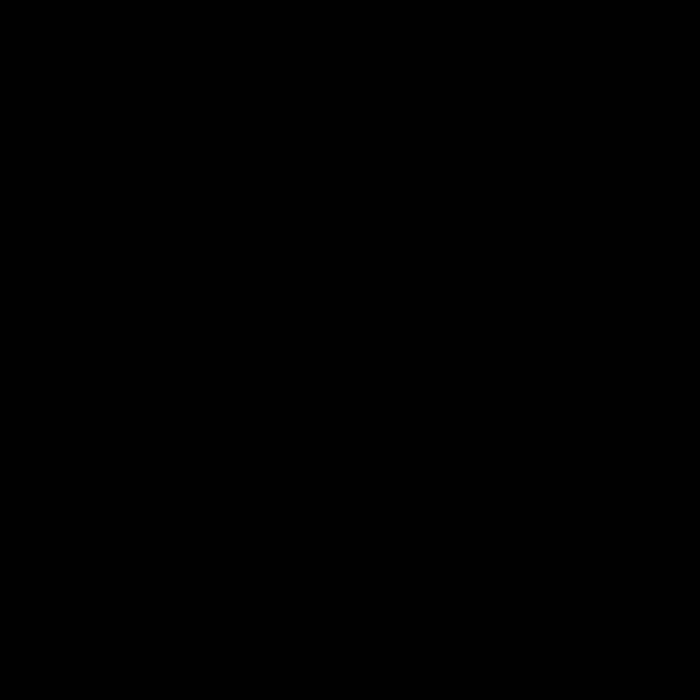
Frame 1 (no input)
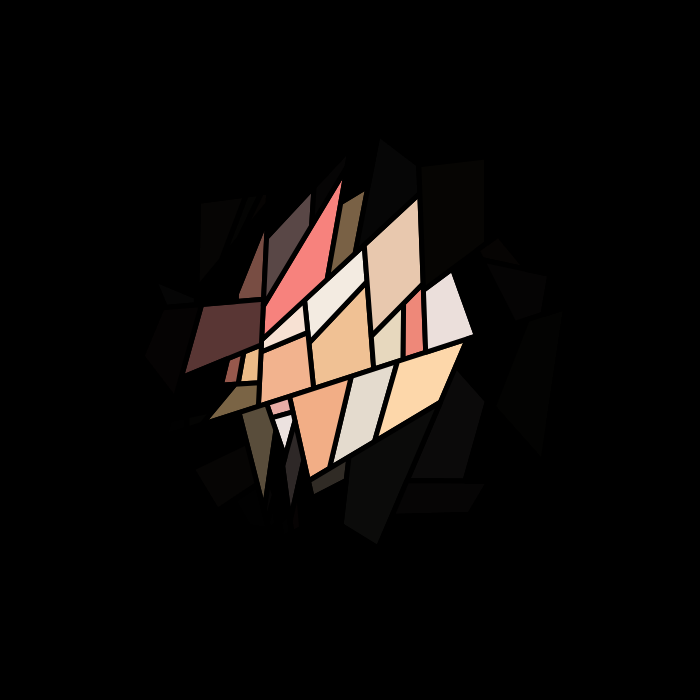
Frame 60 (no input)
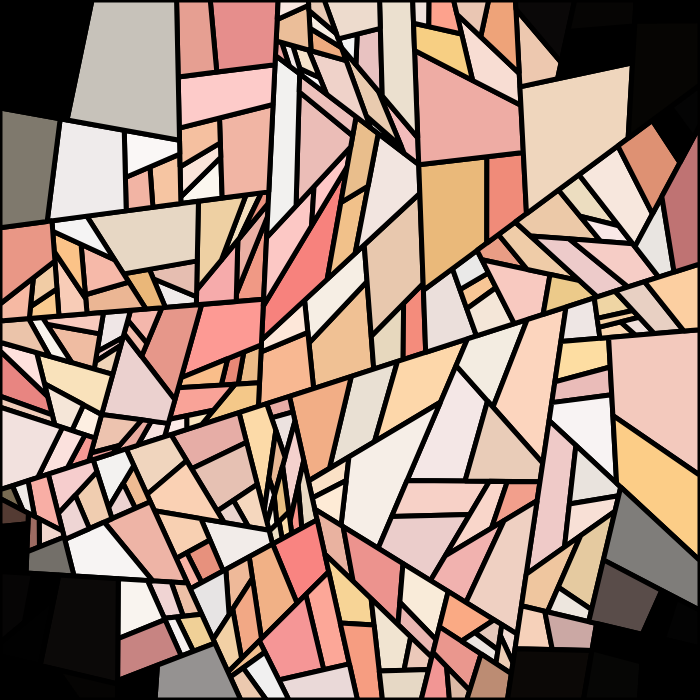
Frame 120 (the mouse pressed at the canvas centre since frame 60)

The p5.js sketch that drew these frames (run headless with seeded random() and noise() and a simulated clock; from frame 60 on, the mouse is pressed at the canvas centre):

// p5.js sketch
// ── sketch.js
// @ts-check
/// <reference types="p5/global" />

// ============================================
// p5.js Sketch 模板
// ============================================

// 設定原始畫布尺寸（你的設計基準尺寸）
// 修改這裡來設定你的作品尺寸
const BASE_WIDTH = 700;
const BASE_HEIGHT = 700;

// ============================================
// 全域變數
// ============================================

let scaleRatio = 1;
let canvasWidth = BASE_WIDTH;
let canvasHeight = BASE_HEIGHT;
let p5Initialized = false;

let quads = [];

// 在這裡宣告你的自訂變數
// 例如：
// let x = 0;
// let y = 0;
// let speed = 2;

// ============================================
// 控制訊息監聽（用於暫停/播放功能）
// ============================================

window.addEventListener("message", function (event) {
  if (!p5Initialized) return; // 等待 p5.js 初始化完成

  if (event.data && event.data.type === "pause-sketch") {
    // 暫停動畫
    noLoop();
  } else if (event.data && event.data.type === "play-sketch") {
    // 繼續播放動畫
    loop();
  }
});

// ============================================
// p5.js 設定函數
// ============================================

async function setup() {
  // 取得容器
  const container = document.getElementById("p5-canvas-wrapper");
  if (!container) {
    // 如果沒有容器，使用預設尺寸
    createCanvas(BASE_WIDTH, BASE_HEIGHT);
    pixelDensity(1);

    // 初始化你的創作
    initSketch();
    p5Initialized = true; // 標記 p5.js 已初始化
    return;
  }

  // 計算容器尺寸（使用 requestAnimationFrame 確保 DOM 已準備好）
  let containerWidth =
    container.offsetWidth || container.clientWidth || window.innerWidth;
  let containerHeight =
    container.offsetHeight || container.clientHeight || window.innerHeight;

  // 如果容器尺寸為 0，使用視窗尺寸
  if (containerWidth === 0 || containerHeight === 0) {
    containerWidth = window.innerWidth;
    containerHeight = window.innerHeight;
  }

  // 計算縮放比例（保持寬高比）
  const scaleX = containerWidth / BASE_WIDTH;
  const scaleY = containerHeight / BASE_HEIGHT;
  scaleRatio = min(scaleX, scaleY); // 使用較小的比例以保持寬高比

  // 計算實際 canvas 尺寸
  canvasWidth = BASE_WIDTH * scaleRatio;
  canvasHeight = BASE_HEIGHT * scaleRatio;

  // 建立 canvas（p5.js 會自動將它添加到 body）
  createCanvas(canvasWidth, canvasHeight);
  // createCanvas(BASE_WIDTH, BASE_HEIGHT);

  // 確保 canvas 在容器中（如果還沒有）
  const canvas = document.querySelector("canvas");
  if (canvas && container && !container.contains(canvas)) {
    container.appendChild(canvas);
  }

  // 根據縮放比例和設備像素比設定 pixelDensity
  // 目標：維持相同的視覺 PPI（每英寸像素數）
  // 公式：pixelDensity = devicePixelRatio * scaleRatio
  const devicePixelRatio = window.devicePixelRatio || 1;
  const targetDensity = devicePixelRatio * scaleRatio;

  // 限制在合理範圍內（1-3）以平衡畫質和效能
  // 注意：較高的 pixelDensity 會增加渲染負擔，可能導致初始卡頓
  const finalDensity = Math.max(1, Math.min(targetDensity, 3));
  pixelDensity(finalDensity);

  // 提示：如果遇到初始卡頓，可以考慮：
  // 1. 降低 pixelDensity 上限（例如改為 2）
  // 2. 將複雜的初始化邏輯延遲到 draw() 的第一幀
  // 3. 使用 requestAnimationFrame 分批處理大量計算

  // 初始化你的創作
  initSketch();

  // 標記 p5.js 已初始化，現在可以安全使用 noLoop() 和 loop()
  p5Initialized = true;
}

// ============================================
// p5.js 繪製函數（動畫循環）
// ============================================

let drawer;
async function initSketch() {
  // ============================================
  // setup
  // ============================================
  const p0 = createVector(0, 0);
  const p1 = createVector(BASE_WIDTH, 0);
  const p2 = createVector(BASE_WIDTH, BASE_HEIGHT);
  const p3 = createVector(0, BASE_HEIGHT);

  divide(p0, p1, p2, p3);

  quads.sort(function (a, b) {
    return a.distanceFromCenter - b.distanceFromCenter;
  });
}

function draw() {
  background(0);
  push();
  scale(scaleRatio);
  for (let q of quads) {
    q.draw();
  }

  quads = quads.filter((a) => a.active == true);

  if (quads.length == 0) {
    const p0 = createVector(0, 0);
    const p1 = createVector(BASE_WIDTH, 0);
    const p2 = createVector(BASE_WIDTH, BASE_HEIGHT);
    const p3 = createVector(0, BASE_HEIGHT);
    divide(p0, p1, p2, p3);
  }
  pop();
}
function divide(p0, p1, p2, p3, depth = 0) {
  const maxDepth = random(6, 9); // 防止無限遞迴

  const l0 = p5.Vector.sub(p1, p0);
  const l1 = p5.Vector.sub(p2, p1);
  const l2 = p5.Vector.sub(p3, p2);
  const l3 = p5.Vector.sub(p0, p3);
  const perimeter = l0.mag() + l1.mag() + l2.mag() + l3.mag();

  const centerP = p5.Vector.lerp(
    p5.Vector.lerp(p0, p2, 0.5),
    p5.Vector.lerp(p1, p3, 0.5),
    0.5
  );

  // 判斷是否需要繼續切割
  if (depth < maxDepth && (random() < 0.8 || perimeter > 100)) {
    // 計算對邊的長度
    const topLength = l0.mag(); // p0 到 p1 (上邊)
    const bottomLength = l2.mag(); // p3 到 p2 (下邊)
    const leftLength = l3.mag(); // p0 到 p3 (左邊)
    const rightLength = l1.mag(); // p1 到 p2 (右邊)

    // 計算水平對邊和垂直對邊的平均長度
    const horizontalLength = (topLength + bottomLength) / 2;
    const verticalLength = (leftLength + rightLength) / 2;

    // 選擇較長的對邊進行切割
    if (horizontalLength > verticalLength) {
      // 水平切割：在上下兩邊的中間取隨機點
      const t1 = random(0.3, 0.7); // 上邊的隨機位置
      const t2 = random(0.3, 0.7); // 下邊的隨機位置

      const m1 = p5.Vector.lerp(p0, p1, t1); // 上邊的分割點
      const m2 = p5.Vector.lerp(p3, p2, t2); // 下邊的分割點

      // 分成兩個四邊形
      divide(p0, m1, m2, p3, depth + 1); // 左邊
      divide(m1, p1, p2, m2, depth + 1); // 右邊
    } else {
      // 垂直切割：在左右兩邊的中間取隨機點
      const t1 = random(0.1, 0.9); // 左邊的隨機位置
      const t2 = random(0.1, 0.9); // 右邊的隨機位置

      const m1 = p5.Vector.lerp(p0, p3, t1); // 左邊的分割點
      const m2 = p5.Vector.lerp(p1, p2, t2); // 右邊的分割點

      // 分成兩個四邊形
      divide(p0, p1, m2, m1, depth + 1); // 上邊
      divide(m1, m2, p2, p3, depth + 1); // 下邊
    }
  } else {
    // 不再切割，保存這個四邊形
    quads.push(new myQuad(p0, p1, p2, p3));
  }
}

class myQuad {
  constructor(p0, p1, p2, p3) {
    this.p0 = p0.copy();
    this.p1 = p1.copy();
    this.p2 = p2.copy();
    this.p3 = p3.copy();
    const centerP = p5.Vector.lerp(
      p5.Vector.lerp(p0, p2, 0.5),
      p5.Vector.lerp(p1, p3, 0.5),
      0.5
    );
    this.centerP = centerP;
    this.distanceFromCenter = dist(
      this.centerP.x,
      this.centerP.y,
      BASE_WIDTH / 2,
      BASE_HEIGHT / 2
    );
    this.timer = floor(
      map(this.distanceFromCenter, 0, (BASE_WIDTH / 2) * sqrt(2), 240, 360)
    );
    this.active = true;

    this.hue = random(0, 40);
    this.saturation = random(50);
    this.brightness = random(90, 100);
  }

  draw() {
    strokeWeight(5);
    colorMode(HSB);
    strokeJoin(BEVEL);

    if (this.timer <= 240 && this.timer >= 30) {
      const n = map(this.timer, 240, 180, 0, 1);
      fill(this.hue, this.saturation, this.brightness, easeInOutElastic(n));
      quad(
        this.p0.x,
        this.p0.y,
        this.p1.x,
        this.p1.y,
        this.p2.x,
        this.p2.y,
        this.p3.x,
        this.p3.y
      );
    }

    if (this.timer <= 240 && this.timer <= 30) {
      const n = map(this.timer, 30, 0, 1, 0);
      fill(this.hue, this.saturation, this.brightness, easeInOutElastic(n));
      quad(
        this.p0.x,
        this.p0.y,
        this.p1.x,
        this.p1.y,
        this.p2.x,
        this.p2.y,
        this.p3.x,
        this.p3.y
      );
    }

    this.timer--;
    if (this.timer == 0) {
      this.active = false;
    }
  }
}

function easeInOutElastic(x) {
  const c5 = (2 * Math.PI) / 4.5;
  return x === 0
    ? 0
    : x === 1
    ? 1
    : x < 0.5
    ? -(Math.pow(2, 20 * x - 10) * Math.sin((20 * x - 11.125) * c5)) / 2
    : (Math.pow(2, -20 * x + 10) * Math.sin((20 * x - 11.125) * c5)) / 2 + 1;
}

function sleep(ms) {
  return new Promise((resolve) => setTimeout(resolve, ms));
}

// ============================================
// 視窗大小改變時的處理（可選）
// ============================================

// 如果需要響應視窗大小改變，可以取消註解以下函數
// 注意：resizeCanvas() 會清除 canvas 內容，需要重新繪製

// function windowResized() {
//   // 取得容器
//   const container = document.getElementById("p5-canvas-wrapper");
//   if (!container) return;
//
//   // 如果 p5.js 還沒初始化完成，不執行
//   if (!p5Initialized) return;
//
//   // 計算容器尺寸
//   const containerWidth =
//     container.offsetWidth || container.clientWidth || window.innerWidth;
//   const containerHeight =
//     container.offsetHeight || container.clientHeight || window.innerHeight;
//
//   // 計算縮放比例（保持寬高比）
//   const scaleX = containerWidth / BASE_WIDTH;
//   const scaleY = containerHeight / BASE_HEIGHT;
//   scaleRatio = min(scaleX, scaleY);
//
//   // 計算實際 canvas 尺寸
//   canvasWidth = BASE_WIDTH * scaleRatio;
//   canvasHeight = BASE_HEIGHT * scaleRatio;
//
//   // 調整 canvas 大小（這會清除 canvas 內容）
//   resizeCanvas(canvasWidth, canvasHeight);
//
//   // 根據縮放比例和設備像素比設定 pixelDensity
//   const devicePixelRatio = window.devicePixelRatio || 1;
//   const targetDensity = devicePixelRatio * scaleRatio;
//   const finalDensity = Math.max(1, Math.min(targetDensity, 3));
//   pixelDensity(finalDensity);
//
//   // 重新繪製（因為 resizeCanvas 會清除內容）
//   // 如果需要重新初始化某些內容，可以在這裡處理
//   redraw();
// }

// ============================================
// 輔助函數（可選）
// ============================================

// 如果你想要使用原始尺寸的座標系統，可以使用這些函數
// function getScaledX(x) {
//   return x * scaleRatio;
// }
//
// function getScaledY(y) {
//   return y * scaleRatio;
// }
